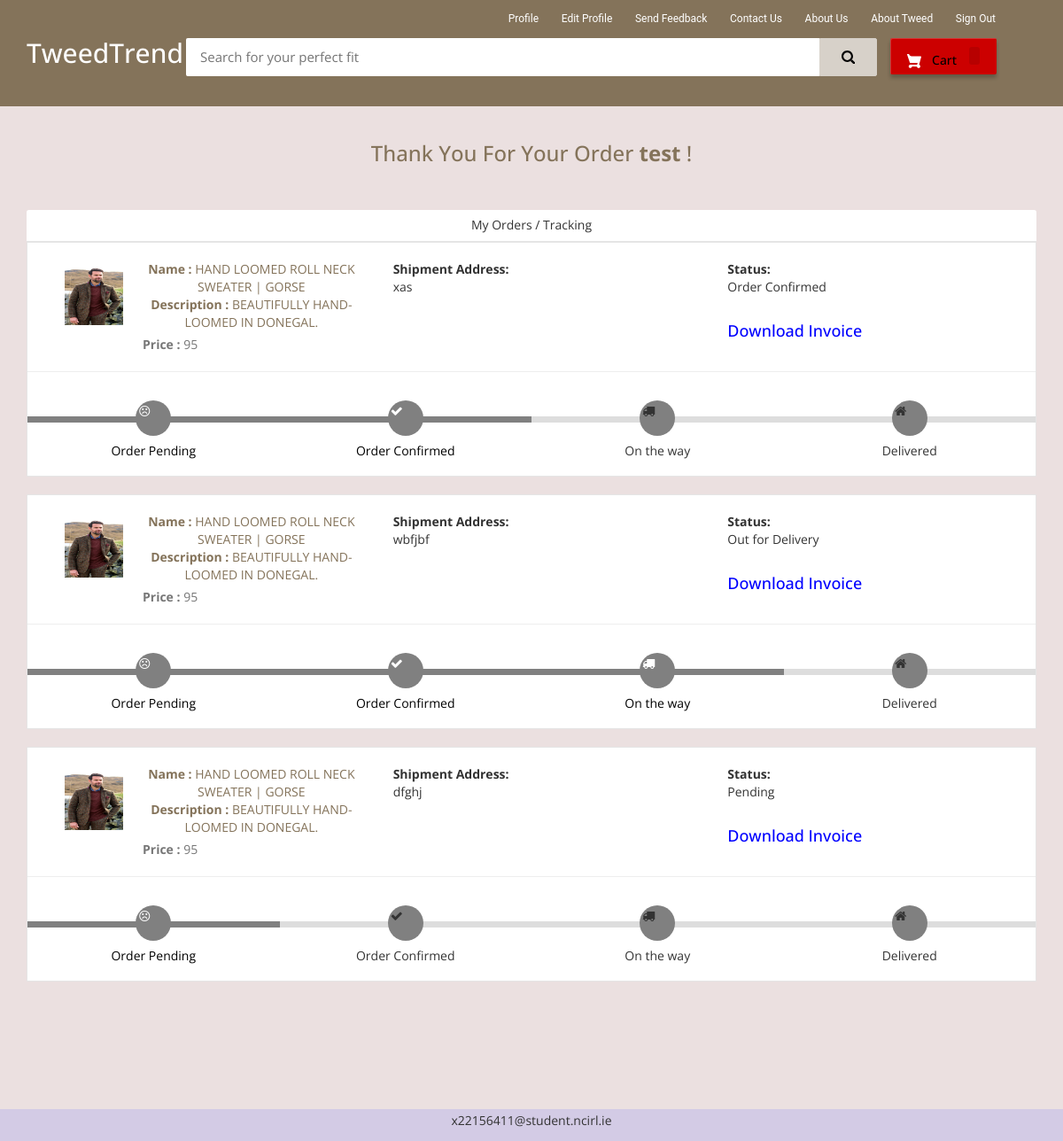
Screenshot of /my-order (signed in) with the database file from the repository.
### ecom/models.py (models this page shows, shortened)
class Product(models.Model):
    name=models.CharField(max_length=40)
    product_image= models.ImageField(upload_to='product_image/',null=True,blank=True)
    price = models.PositiveIntegerField()
    description=models.CharField(max_length=40)

class Orders(models.Model):
    STATUS =(
        ('Pending','Pending'),
        ('Order Confirmed','Order Confirmed'),
        ('Out for Delivery','Out for Delivery'),
        ('Delivered','Delivered'),
    )
    customer=models.ForeignKey('Customer', on_delete=models.CASCADE,null=True)
    product=models.ForeignKey('Product',on_delete=models.CASCADE,null=True)
    email = models.CharField(max_length=50,null=True)
    address = models.CharField(max_length=500,null=True)
    mobile = models.CharField(max_length=20,null=True)
    order_date= models.DateField(auto_now_add=True,null=True)
    status=models.CharField(max_length=50,null=True,choices=STATUS)

### ecom/views.py (the view)
# urls.py: path('my-order', views.my_order_view,name='my-order'),
@login_required(login_url='customerlogin')
@user_passes_test(is_customer)
def my_order_view(request):
    customer=models.Customer.objects.get(user_id=request.user.id)
    orders=models.Orders.objects.all().filter(customer_id = customer)
    ordered_products=[]
    for order in orders:
        ordered_product=models.Product.objects.all().filter(id=order.product.id)
        ordered_products.append(ordered_product)
    return render(request,'ecom/my_order.html',{'data':zip(ordered_products,orders)})

### ecom/views.py (called while the page is built)
def is_customer(user):
    return user.groups.filter(name='CUSTOMER').exists()

### templates/ecom/my_order.html (shortened to what this page needs)
{% extends 'ecom/customer_base.html' %}
{% load static %}
{% block content %}
<br>
<h3 style="text-align:center; color: #84735A;">Thank You For Your Order  <strong>{{request.user}}</strong> !</h3> <br><br>
<div class="container">
    <header class="card-header" style="text-align:center;"> My Orders / Tracking </header>
    {% for products,order in data %}
    <article class="card">
        <div class="card-body">
            <ul class="row" style="margin-left:20px;margin-top:20px;">
                <li class="col-md-4">
                  <figure class="itemside mb-3">
                    {%for product in products%}
                      <div class="aside"><img src="{% static product.product_image.url %}" class="img-sm border"></div>
                      <figcaption class="info align-self-center">
                          <p class="title"><strong>Name : </strong>{{product.name}} <br> <strong>Description : </strong>{{product.description}}</p> <span class="text-muted"><strong>Price : </strong>{{product.price}} </span>
                      </figcaption>
                  </figure>
                </li>
                <li class="col-md-4">
                    <div class="col"> <strong>Shipment Address:</strong> <br> {{order.address}}</div>
                </li>
                <li class="col-md-4">
                    <div class="col"> <strong>Status:</strong> <br> {{order.status}} </div> <br>
                    <h4><a style="text-decoration:none; color:blue;" href="{% url 'download-invoice' order.id product.id  %}" >Download Invoice</a></h4>
                </li>
                {%endfor%}
            </ul>
            <hr>
            <div class="track">
                {%if order.status == 'Pending' %}
                <div class="step active"> <span class="icon"> <i style="padding-top:5px; padding-right:20px;" class="fa fa-frown-o"></i> </span> <span class="text">Order Pending</span> </div>
                <div class="step "> <span class="icon"> <i style="padding-top:5px; padding-right:20px;" class="fa fa-check"></i> </span> <span class="text"> Order Confirmed</span> </div>
                <div class="step "> <span class="icon"> <i style="padding-top:5px; padding-right:20px;" class="fa fa-truck"></i> </span> <span class="text"> On the way </span> </div>
                <div class="step "> <span class="icon"> <i style="padding-top:5px; padding-right:20px;" class="fa fa-home"></i> </span> <span class="text">Delivered</span> </div>
                {%elif order.status == 'Order Confirmed' %}
                <div class="step active"> <span class="icon"> <i style="padding-top:5px; padding-right:20px;" class="fa fa-frown-o"></i> </span> <span class="text">Order Pending</span> </div>
                <div class="step active"> <span class="icon"> <i style="padding-top:5px; padding-right:20px;" class="fa fa-check"></i> </span> <span class="text"> Order Confirmed</span> </div>
                <div class="step "> <span class="icon"> <i style="padding-top:5px; padding-right:20px;" class="fa fa-truck"></i> </span> <span class="text"> On the way </span> </div>
                <div class="step "> <span class="icon"> <i style="padding-top:5px; padding-right:20px;" class="fa fa-home"></i> </span> <span class="text">Delivered</span> </div>
                {%elif order.status == 'Out for Delivery'%}
                <div class="step active"> <span class="icon"> <i style="padding-top:5px; padding-right:20px;" class="fa fa-frown-o"></i> </span> <span class="text">Order Pending</span> </div>
                <div class="step active"> <span class="icon"> <i style="padding-top:5px; padding-right:20px;" class="fa fa-check"></i> </span> <span class="text"> Order Confirmed</span> </div>
                <div class="step active"> <span class="icon"> <i style="padding-top:5px; padding-right:20px;" class="fa fa-truck"></i> </span> <span class="text"> On the way </span> </div>
                <div class="step "> <span class="icon"> <i style="padding-top:5px; padding-right:20px;" class="fa fa-home"></i> </span> <span class="text">Delivered</span> </div>
                {%endif%}
            </div>
        </div>
    </article><br>
    {%endfor%}
</div>
<br><br><br><br><br>
{% endblock content %}

### templates/ecom/customer_base.html (shortened to what this page needs)
<html>
{% load static %}
<head>
  </head>
<head>
<link rel="stylesheet" href="https://maxcdn.bootstrapcdn.com/bootstrap/3.3.0/css/bootstrap.min.css">
<link rel="stylesheet" href="https://maxcdn.bootstrapcdn.com/font-awesome/4.7.0/css/font-awesome.min.css">
</head>
<body>
    <div id="navbar">
        <div class="container">
            <div class="row row1">
                <ul class="largenav pull-right">
                    <li class="upper-links"><a class="links" href="/my-profile">Profile</a></li>
                    <li class="upper-links"><a class="links" href="/edit-profile">Edit Profile</a></li>
                    <li class="upper-links"><a class="links" href="/send-feedback">Send Feedback</a></li>
                    <li class="upper-links"><a class="links" href="/contactus">Contact Us</a></li>
                    <li class="upper-links"><a class="links" href="/aboutus">About Us</a></li>
                    <li class="upper-links"><a class="links" href="/about_tweed">About Tweed</a></li>
                    <li class="upper-links"><a class="links" href="/logout">Sign Out</a></li>
                </ul>
            </div>
            <div class="row row2">
                <div class="col-sm-2">
                    <h2 style="margin:0px;"><a style="text-decoration:none; color:white;" href="/"><span class="largenav">TweedTrend</span></a></h2>
                </div>
                <div class="navbar-search smallsearch col-sm-8 col-xs-11">
                  <form  action="/search" method="get">
                    <div class="row"> <input class="navbar-input col-xs-11" type="search" placeholder="Search for your perfect fit" name="query" id="query">
                      <button class="navbar-button col-xs-1" type="submit">
                      </button>
                    </div>
                  </form>
                </div>
                <div class="cart1 largenav col-sm-2">
                    <a class="cart-button" href="/cart">  Cart <span class="item-number ">{{ product_count_in_cart }}</span> </a> </div>
            </div>
        </div>
    </div>
{% block content %}
{% endblock content %}
<br><br><br>
<footer>
  <p>
    x22156411@student.ncirl.ie
  </p>
</footer>
</body>
</html>

### templates/ecom/customer_base.html (style rules this page uses)
body { background-color: #ebe0e0 }
#navbar { background-color: #84735A; color: black; }
.row1 { padding-top: 10px; padding-right: 50px }
.row2 { padding-bottom: 20px }
.navbar-input { padding: 11px 16px; border-radius: 2px 0 0 2px; border: 0 none; outline: 0 none; font-size: 15px }
.navbar-button { background-color: #D7D1C9; border: 1px solid #D7D1C9; border-radius: 0 2px 2px 0; color: white; padding: 10px 0; height: 43px; cursor: pointer }
.cart-button { background-color: #cc0000; box-shadow: 0 4px 4px 0 rgba(0, 0, 0, .23), inset 1px 1px 0 0 hsla(0, 0%, 100%, .2); padding: 10px 0; text-align: center; height: 41px; border-radius: 2px; font-weight: 500; width: 120px; display: inline-block; color: #FFFFFF; text-decoration: none; color: inherit; border: none; outline: none }
.cart-svg { display: inline-block; width: 16px; height: 16px; vertical-align: middle; margin-right: 8px }
.item-number { border-radius: 3px; background-color: rgba(0, 0, 0, .1); height: 20px; padding: 3px 6px; font-weight: 500; display: inline-block; color: #fff; line-height: 12px; margin-left: 10px }
.upper-links { display: inline-block; padding: 0 11px; line-height: 23px; font-family: 'Roboto', sans-serif; letter-spacing: 0; color: inherit; border: none; outline: none; font-size: 12px }
.links { color: #fff; text-decoration: none }
.largenav { display: none }
.smallsearch { margin-left: 15px; margin-top: 15px }
footer { position: fixed; bottom: 0; width: 100%; padding: 3px 0; background-color: #D3CBE5; text-align: center; }
p { text-align: center; }
@media screen and (min-width: 768px) { .largenav { display: block } }
@media screen and (min-width: 768px) { .smallsearch { margin: 0px } }

### templates/ecom/my_order.html (style rules this page uses)
body { background-color: none; font-family: 'Open Sans', serif }
.container { margin-top: 0px; margin-bottom: 0px }
.card { position: relative; display: -webkit-box; display: -ms-flexbox; display: flex; -webkit-box-orient: vertical; -webkit-box-direction: normal; -ms-flex-direction: column; flex-direction: column; min-width: 0; word-wrap: break-word; background-color: #fff; background-clip: border-box; border: 1px solid rgba(0, 0, 0, 0.1); border-radius: 0.10rem }
.card-header:first-child { border-radius: calc(0.37rem - 1px) calc(0.37rem - 1px) 0 0 }
.card-header { padding: 0.75rem 1.25rem; margin-bottom: 0; background-color: #fff; border-bottom: 1px solid rgba(0, 0, 0, 0.1) }
.track { position: relative; background-color: #ddd; height: 7px; display: -webkit-box; display: -ms-flexbox; display: flex; margin-bottom: 60px; margin-top: 50px }
.track .step { -webkit-box-flex: 1; -ms-flex-positive: 1; flex-grow: 1; width: 25%; margin-top: -18px; text-align: center; position: relative }
.track .step.active:before { background: #808080 }
.track .step::before { height: 7px; position: absolute; content: ""; width: 100%; left: 0; top: 18px }
.track .step.active .icon { background: #808080; color: #fff }
.track .icon { display: inline-block; width: 40px; height: 40px; line-height: 40px; position: relative; border-radius: 100%; background: #808080 }
.track .step.active .text { font-weight: 400; color: #000 }
.track .text { display: block; margin-top: 7px }
.itemside { position: relative; display: -webkit-box; display: -ms-flexbox; display: flex; width: 100% }
.itemside .aside { position: relative; -ms-flex-negative: 0; flex-shrink: 0 }
.img-sm { width: 80px; height: 80px; padding: 7px }
ul.row, ul.row-sm { list-style: none; padding: 0 }
.itemside .info { padding-left: 15px; padding-right: 7px }
.itemside .title { display: block; margin-bottom: 5px; color: #84735A }
p { margin-top: 0; margin-bottom: 1rem }

### rows the page displays
Orders: address "xas", status "Order Confirmed", shows "Order Pending"
Product: product_image (picture), name "HAND LOOMED ROLL NECK SWEATER | GORSE", description "BEAUTIFULLY HAND-LOOMED IN DONEGAL.", price "95"
Orders: address "wbfjbf", status "Out for Delivery", shows "Order Pending"
Orders: address "dfghj", status "Pending", shows "Order Pending"

### other values shown
{{ request.user }} "test"
